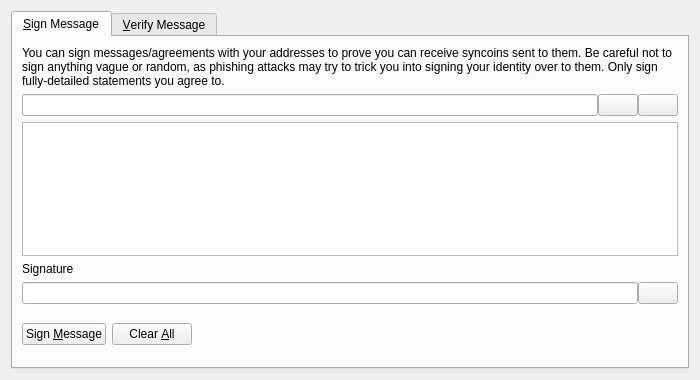
<?xml version="1.0" encoding="UTF-8"?>
<ui version="4.0">
 <class>SignVerifyMessageDialog</class>
 <widget class="QDialog" name="SignVerifyMessageDialog">
  <property name="geometry">
   <rect>
    <x>0</x>
    <y>0</y>
    <width>700</width>
    <height>380</height>
   </rect>
  </property>
  <property name="windowTitle">
   <string>Signatures - Sign / Verify a Message</string>
  </property>
  <property name="modal">
   <bool>true</bool>
  </property>
  <layout class="QVBoxLayout" name="verticalLayout">
   <item>
    <widget class="QTabWidget" name="tabWidget">
     <property name="currentIndex">
      <number>0</number>
     </property>
     <widget class="QWidget" name="tabSignMessage">
      <attribute name="title">
       <string>&amp;Sign Message</string>
      </attribute>
      <layout class="QVBoxLayout" name="verticalLayout_SM">
       <item>
        <widget class="QLabel" name="infoLabel_SM">
         <property name="text">
          <string>You can sign messages/agreements with your addresses to prove you can receive syncoins sent to them. Be careful not to sign anything vague or random, as phishing attacks may try to trick you into signing your identity over to them. Only sign fully-detailed statements you agree to.</string>
         </property>
         <property name="textFormat">
          <enum>Qt::PlainText</enum>
         </property>
         <property name="wordWrap">
          <bool>true</bool>
         </property>
        </widget>
       </item>
       <item>
        <layout class="QHBoxLayout" name="horizontalLayout_1_SM">
         <property name="spacing">
          <number>0</number>
         </property>
         <item>
          <widget class="QValidatedLineEdit" name="addressIn_SM">
           <property name="toolTip">
            <string>The Syncoin address to sign the message with</string>
           </property>
          </widget>
         </item>
         <item>
          <widget class="QPushButton" name="addressBookButton_SM">
           <property name="toolTip">
            <string>Choose previously used address</string>
           </property>
           <property name="text">
            <string/>
           </property>
           <property name="icon">
            <iconset resource="../bitcoin.qrc">
             <normaloff>:/icons/address-book</normaloff>:/icons/address-book</iconset>
           </property>
           <property name="shortcut">
            <string>Alt+A</string>
           </property>
           <property name="autoDefault">
            <bool>false</bool>
           </property>
          </widget>
         </item>
         <item>
          <widget class="QPushButton" name="pasteButton_SM">
           <property name="toolTip">
            <string>Paste address from clipboard</string>
           </property>
           <property name="text">
            <string/>
           </property>
           <property name="icon">
            <iconset resource="../bitcoin.qrc">
             <normaloff>:/icons/editpaste</normaloff>:/icons/editpaste</iconset>
           </property>
           <property name="shortcut">
            <string>Alt+P</string>
           </property>
           <property name="autoDefault">
            <bool>false</bool>
           </property>
          </widget>
         </item>
        </layout>
       </item>
       <item>
        <widget class="QPlainTextEdit" name="messageIn_SM">
         <property name="toolTip">
          <string>Enter the message you want to sign here</string>
         </property>
        </widget>
       </item>
       <item>
        <widget class="QLabel" name="signatureLabel_SM">
         <property name="text">
          <string>Signature</string>
         </property>
         <property name="textFormat">
          <enum>Qt::PlainText</enum>
         </property>
        </widget>
       </item>
       <item>
        <layout class="QHBoxLayout" name="horizontalLayout_2_SM">
         <property name="spacing">
          <number>0</number>
         </property>
         <item>
          <widget class="QLineEdit" name="signatureOut_SM">
           <property name="font">
            <font>
             <italic>true</italic>
            </font>
           </property>
           <property name="readOnly">
            <bool>true</bool>
           </property>
          </widget>
         </item>
         <item>
          <widget class="QPushButton" name="copySignatureButton_SM">
           <property name="toolTip">
            <string>Copy the current signature to the system clipboard</string>
           </property>
           <property name="text">
            <string/>
           </property>
           <property name="icon">
            <iconset resource="../bitcoin.qrc">
             <normaloff>:/icons/editcopy</normaloff>:/icons/editcopy</iconset>
           </property>
           <property name="autoDefault">
            <bool>false</bool>
           </property>
          </widget>
         </item>
        </layout>
       </item>
       <item>
        <layout class="QHBoxLayout" name="horizontalLayout_3_SM">
         <item>
          <widget class="QPushButton" name="signMessageButton_SM">
           <property name="toolTip">
            <string>Sign the message to prove you own this Syncoin address</string>
           </property>
           <property name="text">
            <string>Sign &amp;Message</string>
           </property>
           <property name="icon">
            <iconset resource="../bitcoin.qrc">
             <normaloff>:/icons/edit</normaloff>:/icons/edit</iconset>
           </property>
           <property name="autoDefault">
            <bool>false</bool>
           </property>
          </widget>
         </item>
         <item>
          <widget class="QPushButton" name="clearButton_SM">
           <property name="toolTip">
            <string>Reset all sign message fields</string>
           </property>
           <property name="text">
            <string>Clear &amp;All</string>
           </property>
           <property name="icon">
            <iconset resource="../bitcoin.qrc">
             <normaloff>:/icons/remove</normaloff>:/icons/remove</iconset>
           </property>
           <property name="autoDefault">
            <bool>false</bool>
           </property>
          </widget>
         </item>
         <item>
          <spacer name="horizontalSpacer_1_SM">
           <property name="orientation">
            <enum>Qt::Horizontal</enum>
           </property>
           <property name="sizeHint" stdset="0">
            <size>
             <width>40</width>
             <height>48</height>
            </size>
           </property>
          </spacer>
         </item>
         <item>
          <widget class="QLabel" name="statusLabel_SM">
           <property name="font">
            <font>
             <weight>75</weight>
             <bold>true</bold>
            </font>
           </property>
           <property name="text">
            <string/>
           </property>
           <property name="wordWrap">
            <bool>true</bool>
           </property>
          </widget>
         </item>
         <item>
          <spacer name="horizontalSpacer_2_SM">
           <property name="orientation">
            <enum>Qt::Horizontal</enum>
           </property>
           <property name="sizeHint" stdset="0">
            <size>
             <width>40</width>
             <height>48</height>
            </size>
           </property>
          </spacer>
         </item>
        </layout>
       </item>
      </layout>
     </widget>
     <widget class="QWidget" name="tabVerifyMessage">
      <attribute name="title">
       <string>&amp;Verify Message</string>
      </attribute>
      <layout class="QVBoxLayout" name="verticalLayout_VM">
       <item>
        <widget class="QLabel" name="infoLabel_VM">
         <property name="text">
          <string>Enter the receiver's address, message (ensure you copy line breaks, spaces, tabs, etc. exactly) and signature below to verify the message. Be careful not to read more into the signature than what is in the signed message itself, to avoid being tricked by a man-in-the-middle attack. Note that this only proves the signing party receives with the address, it cannot prove sendership of any transaction!</string>
         </property>
         <property name="textFormat">
          <enum>Qt::PlainText</enum>
         </property>
         <property name="alignment">
          <set>Qt::AlignLeading|Qt::AlignLeft|Qt::AlignTop</set>
         </property>
         <property name="wordWrap">
          <bool>true</bool>
         </property>
        </widget>
       </item>
       <item>
        <layout class="QHBoxLayout" name="horizontalLayout_1_VM">
         <property name="spacing">
          <number>0</number>
         </property>
         <item>
          <widget class="QValidatedLineEdit" name="addressIn_VM">
           <property name="toolTip">
            <string>The Syncoin address the message was signed with</string>
           </property>
          </widget>
         </item>
         <item>
          <widget class="QPushButton" name="addressBookButton_VM">
           <property name="toolTip">
            <string>Choose previously used address</string>
           </property>
           <property name="text">
            <string/>
           </property>
           <property name="icon">
            <iconset resource="../bitcoin.qrc">
             <normaloff>:/icons/address-book</normaloff>:/icons/address-book</iconset>
           </property>
           <property name="shortcut">
            <string>Alt+A</string>
           </property>
           <property name="autoDefault">
            <bool>false</bool>
           </property>
          </widget>
         </item>
        </layout>
       </item>
       <item>
        <widget class="QPlainTextEdit" name="messageIn_VM"/>
       </item>
       <item>
        <widget class="QValidatedLineEdit" name="signatureIn_VM"/>
       </item>
       <item>
        <layout class="QHBoxLayout" name="horizontalLayout_2_VM">
         <item>
          <widget class="QPushButton" name="verifyMessageButton_VM">
           <property name="toolTip">
            <string>Verify the message to ensure it was signed with the specified Syncoin address</string>
           </property>
           <property name="text">
            <string>Verify &amp;Message</string>
           </property>
           <property name="icon">
            <iconset resource="../bitcoin.qrc">
             <normaloff>:/icons/transaction_0</normaloff>:/icons/transaction_0</iconset>
           </property>
           <property name="autoDefault">
            <bool>false</bool>
           </property>
          </widget>
         </item>
         <item>
          <widget class="QPushButton" name="clearButton_VM">
           <property name="toolTip">
            <string>Reset all verify message fields</string>
           </property>
           <property name="text">
            <string>Clear &amp;All</string>
           </property>
           <property name="icon">
            <iconset resource="../bitcoin.qrc">
             <normaloff>:/icons/remove</normaloff>:/icons/remove</iconset>
           </property>
           <property name="autoDefault">
            <bool>false</bool>
           </property>
          </widget>
         </item>
         <item>
          <spacer name="horizontalSpacer_1_VM">
           <property name="orientation">
            <enum>Qt::Horizontal</enum>
           </property>
           <property name="sizeHint" stdset="0">
            <size>
             <width>40</width>
             <height>48</height>
            </size>
           </property>
          </spacer>
         </item>
         <item>
          <widget class="QLabel" name="statusLabel_VM">
           <property name="font">
            <font>
             <weight>75</weight>
             <bold>true</bold>
            </font>
           </property>
           <property name="text">
            <string/>
           </property>
           <property name="wordWrap">
            <bool>true</bool>
           </property>
          </widget>
         </item>
         <item>
          <spacer name="horizontalSpacer_2_VM">
           <property name="orientation">
            <enum>Qt::Horizontal</enum>
           </property>
           <property name="sizeHint" stdset="0">
            <size>
             <width>40</width>
             <height>48</height>
            </size>
           </property>
          </spacer>
         </item>
        </layout>
       </item>
      </layout>
     </widget>
    </widget>
   </item>
  </layout>
 </widget>
 <customwidgets>
  <customwidget>
   <class>QValidatedLineEdit</class>
   <extends>QLineEdit</extends>
   <header>qvalidatedlineedit.h</header>
  </customwidget>
 </customwidgets>
 <resources>
  <include location="../bitcoin.qrc"/>
 </resources>
 <connections/>
</ui>
